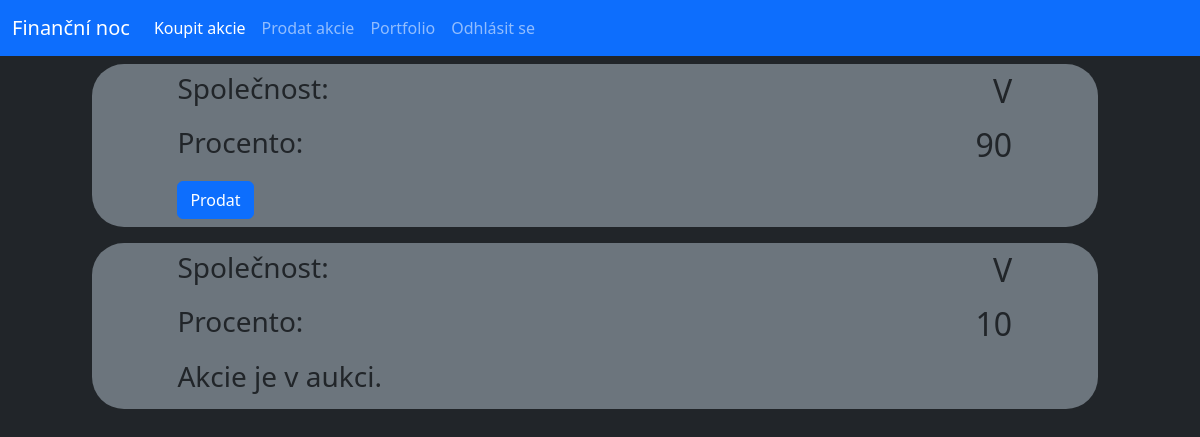
Page /sell (signed in) on the committed database.
### database.py (models this page shows, shortened)
class Stock(db.Model):
    _id = db.Column("id", db.Integer, primary_key=True)
    owner = db.Column(db.String(40))
    name = db.Column(db.String(40))
    percentage = db.Column(db.Integer)
    isSelling = db.Column(db.Boolean)

### router.py (the view, shortened to what this page needs)
@app.route("/sell", methods=["GET"])
@app.route("/sell/<stock_id>", methods=["GET", "POST"])
def sellStock(stock_id=-1):
    if not "user" in session:
        return redirect(url_for("login"))
    if (request.method == "GET") and (int(stock_id) < 0):
        stocks = Stock.query.filter_by(owner=session["user"]).all()
        for stock in stocks: print(stock.isSelling)
        return render_template("sell.html", stocks=stocks, logged=True)

### Templates/sell.html
{% extends "main.html" %}
{% block content %}
    {% for stock in stocks%}
    <div class="row py-2">
        <div class="col-offset-1 col-11">
            <div class="conteiner offset-1 bg-secondary rounded-5">
                <div class="row py-2">
                    <div class="col-4 offset-1"><h3>Společnost:</h3></div>
                    <div class="col-6"><h2 class="text-end">{{stock.name}}</h2></div>
                </div>
                <div class="row">
                    <div class="col-4 offset-1"><h3>Procento:</h3></div>
                    <div class="col-6"><h2 class="text-end">{{stock.percentage}}</h2></div>
                </div>
                <div class="row py-2">
                    <div class="col-4 offset-1">
                {% if not stock.isSelling %}
                        <button onclick="location.href = '/sell/{{stock._id}}';" class="btn btn-primary">Prodat</button>
                {% else %}
                        <h3>Akcie je v aukci.</h3>
                {% endif %}
                    </div>
                </div>
            </div>
        </div>
    </div>
    {% endfor %}
{% endblock%}

### rows in the picture
Stock: name "V", percentage "90"
Stock: name "V", percentage "10", isSelling "Akcie je v aukci."
